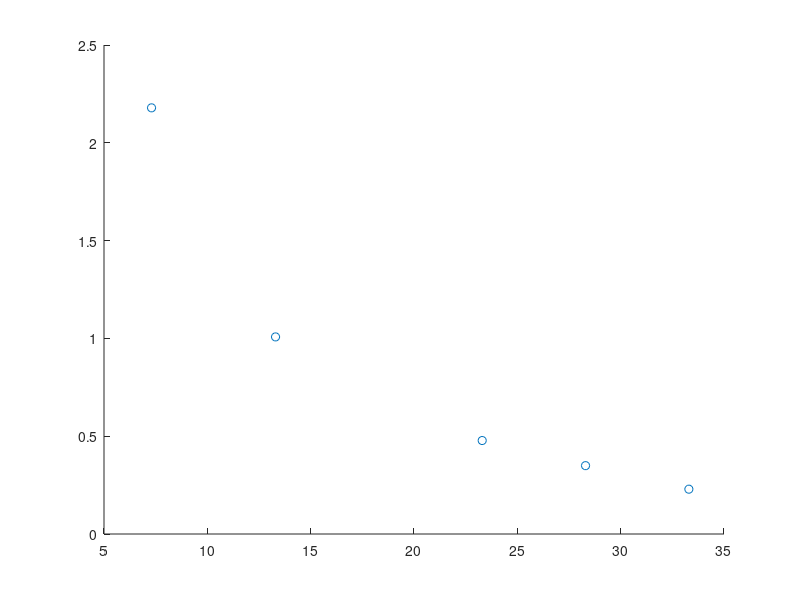

The MATLAB source for this figure: (Note: this script raises an error after producing the figure.)
%% SENSOR MODEL %%
clc;
clear all;
close all;
load('./Data Collection/SensorModel/all-sensor-model-data.mat')
load('./Data Collection/SensorModel/group-8.mat')

% Means
all_short = cat(1, s4, s10, s20, s25, s30);
each_short_mean = [mean(s4) mean(s10) mean(s20) mean(s25) mean(s30)]

% Plots
figure(1)
short_dist = [4 10 20 25 30];
short_dist = short_dist + 3.3;
hold on
scatter(short_dist, each_short_mean);
x0 = [50 6.4 1.3 -0.2]; 
rational = fittype( @(a,b,c,d,x) (a*(x + b).^(-c))+d );
[fitted_curve,gof] = fit(short_dist',each_short_mean',rational,'StartPoint',x0)
y = fitted_curve(short_dist);
error = abs(each_short_mean - y');
max_error_short = max(error)
avg_error_short = mean(error)
p = coeffvalues(fitted_curve);
plot(short_dist, fitted_curve(short_dist))
hold off
legend('Collected Data','Fitted Function')
title('Short Range Distance Means')
xlabel('Distance (cm)')
ylabel('Voltage (V)')
short_eqn = sprintf('y = (%.6f)*( x + (%.6f) )^(-(%.6f)) + (%.6f)',p(1),p(2),p(3),p(4));
disp(short_eqn)
fitted_curve(9)

figure(2)
SR_Lookup_Voltage = [2.72 2.01 1.57 1.26 1.05 0.92 0.8 0.75 0.67 0.52 0.41]; 
SR_Lookup_Distance = [  4    6    8   10   12   14  16   18   20   25 30];
hold on
x0 = [50 6.4 1.3 -0.2]; 
rational = fittype( @(a,b,c,d,x) (a*(x + b).^(-c))+d );
[fitted_curve,gof] = fit(SR_Lookup_Distance',SR_Lookup_Voltage',rational,'StartPoint',x0)
y = fitted_curve(SR_Lookup_Distance);
error = abs(SR_Lookup_Voltage - y');
p = coeffvalues(fitted_curve);
plot(SR_Lookup_Distance, fitted_curve(SR_Lookup_Distance))
hold off
legend('Collected Data','Fitted Function')
title('Short Range Data Sheet Fit')
xlabel('Distance (cm)')
ylabel('Voltage (V)')
better_short_eqn = sprintf('y = (%.6f)*( x + (%.6f) )^(-(%.6f)) + (%.6f)',p(1),p(2),p(3),p(4));
disp(better_short_eqn)
fitted_curve(9)